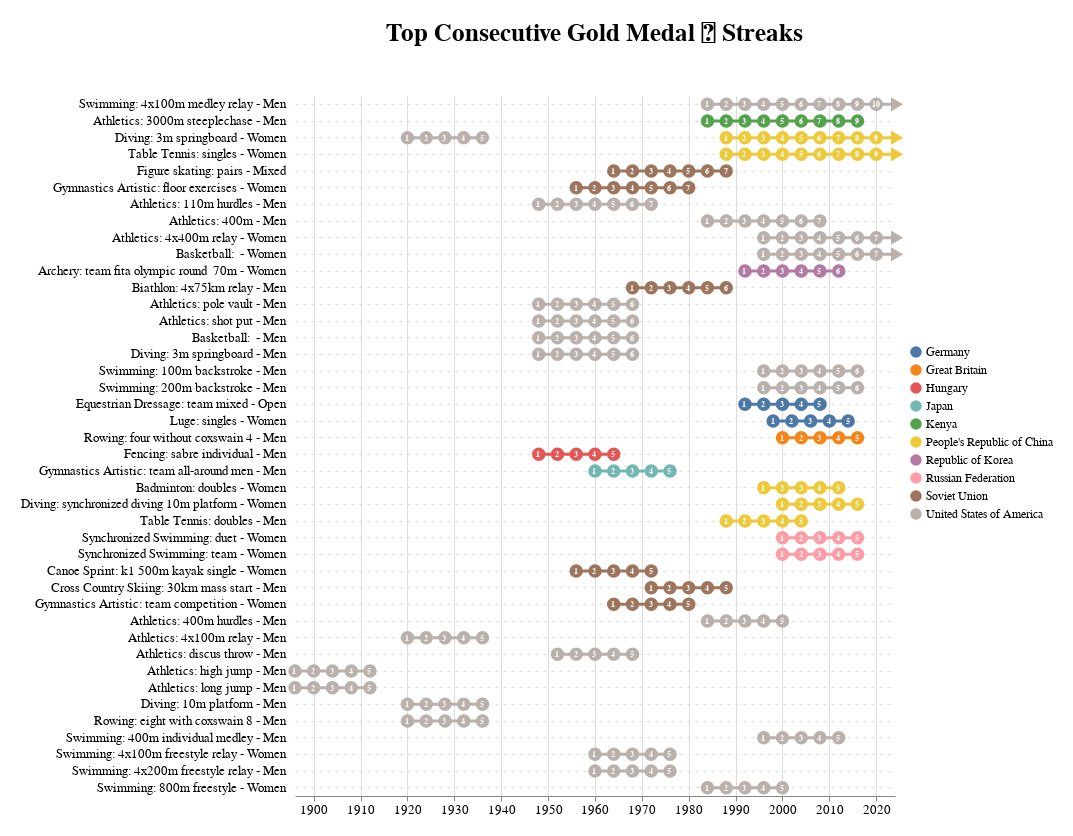

This figure's notebook cell:
### Code cell
(lines + circles + arrow + text).properties(
    width=600,
    height=700,
    padding=20,
    title=title  # Set the title offset to 20 pixels
).configure_view( # turn off border around the plot
    stroke=None
).configure_legend(
    title=None,
    symbolOffset=15, 
#     labelOffset=40,
    labelFontSize=12,
    orient='none',
    labelBaseline='middle',
    offset=25,
    direction='vertical',
    legendY = 250,
    legendX = 600
).configure_axis(
    labelFontSize=13  # Set the fontsize for both x and y axis labels
).display(
    scaleFactor=4
)

### Figure 1 — Vega-Lite specification as saved in the notebook (floating-point values rounded to 4 significant figures; data arrays with more than 128 entries replaced by an {"elided": "..."} marker saying what was removed)
{"config": {"view": {"continuousWidth": 300, "continuousHeight": 300, "stroke": null}, "axis": {"labelFontSize": 13}, "legend": {"direction": "vertical", "labelBaseline": "middle", "labelFontSize": 12, "legendX": 600, "legendY": 250, "offset": 25, "orient": "none", "symbolOffset": 15, "title": null}}, "layer": [{"mark": {"type": "rule", "strokeCap": "round"}, "encoding": {"color": {"field": "country_name", "title": "Country Name", "type": "nominal"}, "strokeWidth": {"value": 3}, "x": {"aggregate": "max", "field": "year", "scale": {"domain": ["1896-01-01", "2020-01-01"], "type": "time"}, "title": null, "type": "temporal"}, "x2": {"aggregate": "min", "field": "year"}, "y": {"axis": {"domain": false, "grid": true, "gridDash": [3, 5], "labelLimit": 300, "labelPadding": 10, "ticks": false}, "field": "discipline_event_title_gender", "sort": {"field": "gold_medal_streak_length", "order": "descending"}, "title": null, "type": "nominal"}}}, {"mark": {"type": "point", "opacity": 1}, "encoding": {"color": {"field": "country_name", "title": null, "type": "nominal"}, "shape": {"condition": {"test": "(datum.continuing === true)", "value": "None"}, "value": "circle"}, "strokeWidth": {"value": 8}, "x": {"field": "year", "scale": {"domain": ["1896-01-01", "2024-01-01"], "type": "time"}, "type": "temporal"}, "y": {"field": "discipline_event_title_gender", "sort": {"field": "gold_medal_streak_length", "order": "descending"}, "type": "nominal"}}}, {"mark": {"type": "point", "fillOpacity": 1, "filled": true}, "encoding": {"angle": {"value": 90}, "color": {"field": "country_name", "type": "nominal"}, "opacity": {"value": 1}, "shape": {"condition": {"test": "(datum.continuing === true)", "value": "triangle"}, "value": "None"}, "size": {"value": 200}, "x": {"field": "year", "type": "temporal"}, "y": {"field": "discipline_event_title_gender", "sort": {"field": "gold_medal_streak_length", "order": "descending"}, "type": "nominal"}}}, {"mark": {"type": "text", "color": "white", "dx": -0.5, "dy": 1, "fontWeight": "bold", "size": 8}, "encoding": {"text": {"field": "year_count", "type": "ordinal"}, "x": {"field": "year", "type": "temporal"}, "y": {"field": "discipline_event_title_gender", "sort": {"field": "gold_medal_streak_length", "order": "descending"}, "type": "nominal"}}}], "data": {"name": "data-1cba7722d8ff1d355ace0c5a8d473174"}, "height": 700, "padding": 20, "title": {"text": "Top Consecutive Gold Medal 🥇 Streaks", "fontSize": 25, "offset": 40}, "width": 600, "$schema": "https://vega.github.io/schema/vega-lite/v5.8.0.json", "datasets": {"data-1cba7722d8ff1d355ace0c5a8d473174": {"elided": "257 records"}}}
